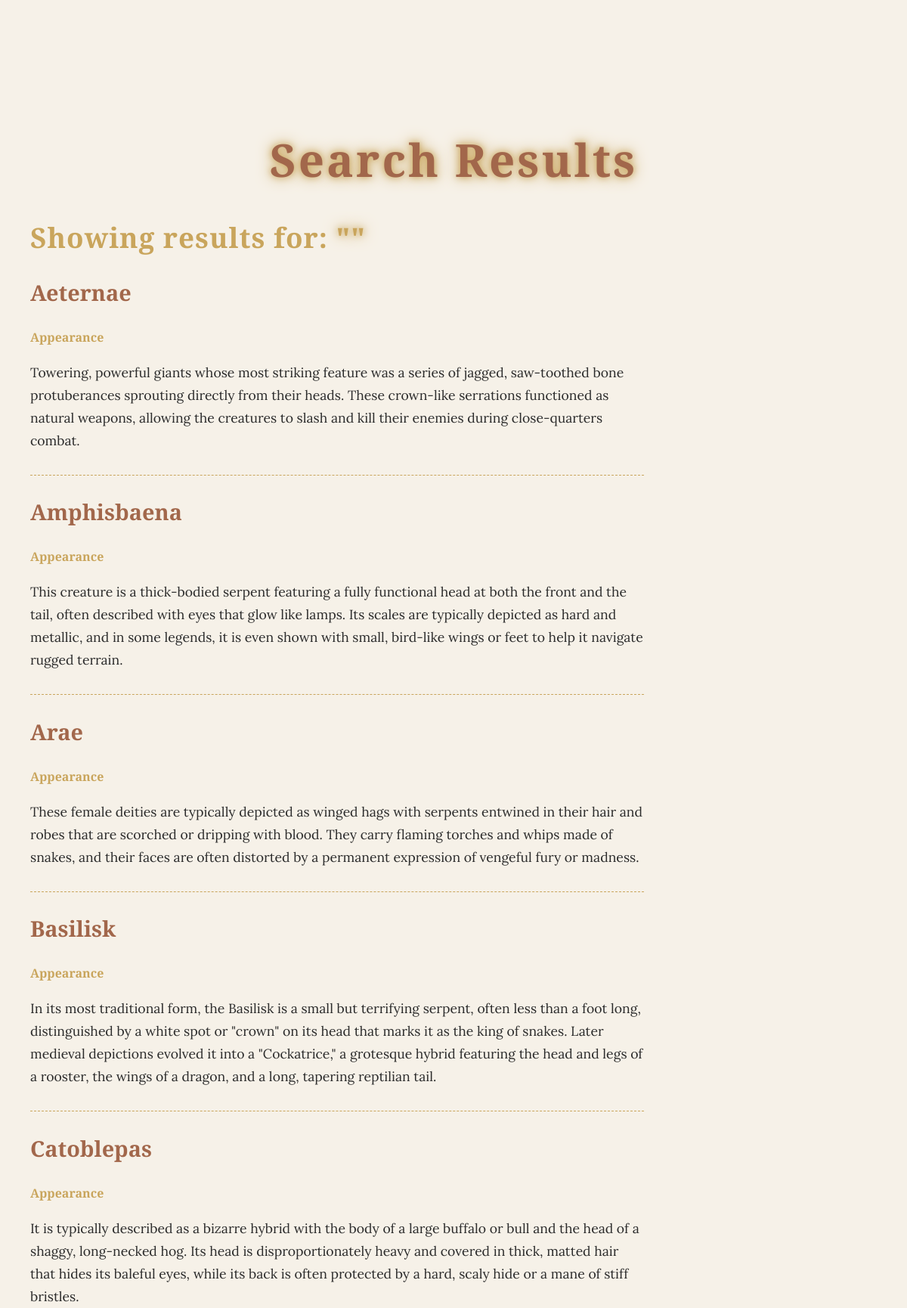
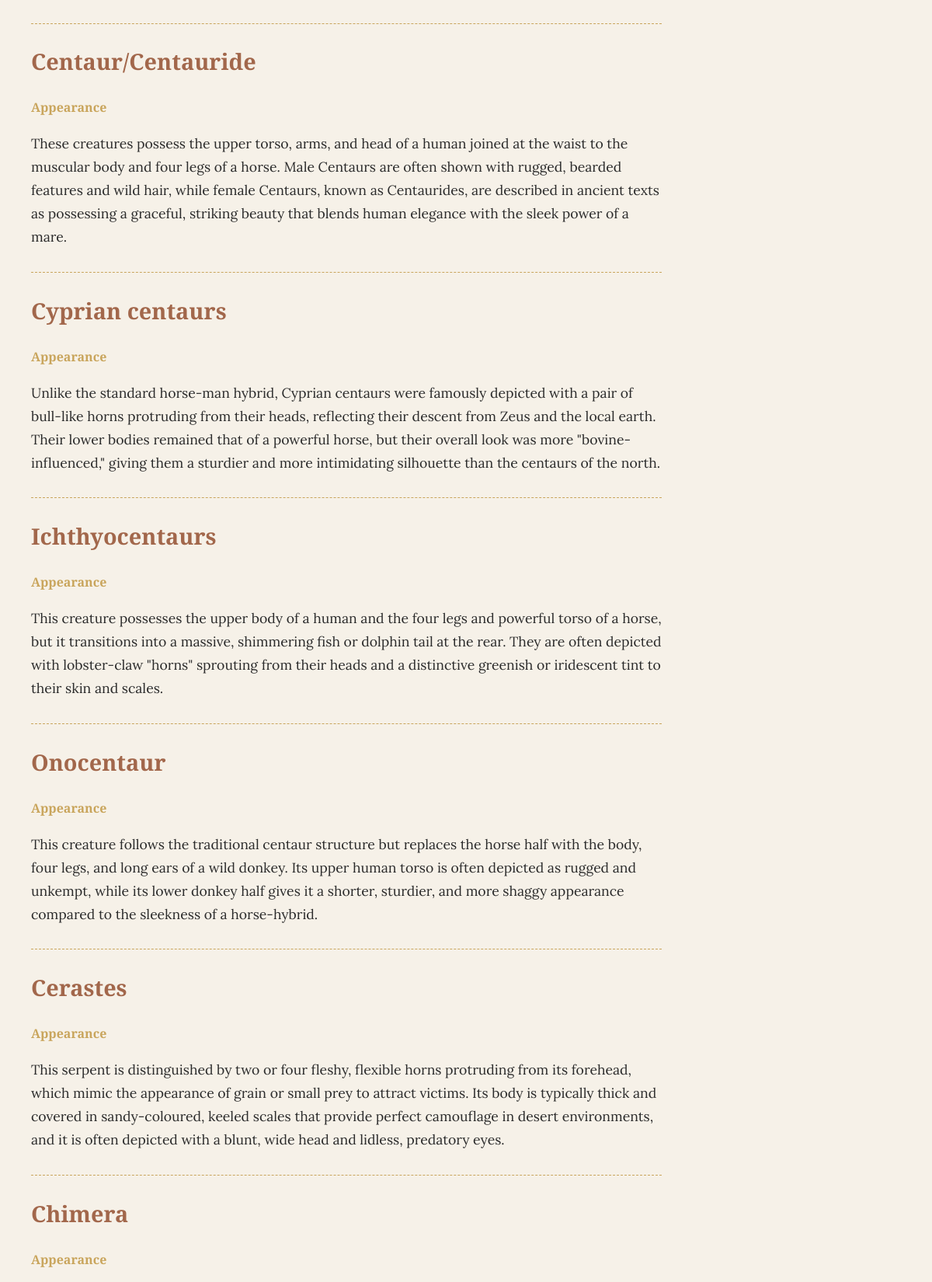
Screenshot of /search (upper part) with the database file from the repository (2 pictures, top to bottom).
### tables this page shows
CREATE TABLE "Mythical Creatures" ("Myth ID" INTEGER, "Mythical Creature Name" TEXT, Appearance TEXT, Behaviour TEXT, "Danger Rating" TEXT, Intelligence Integer, Habitat TEXT, "Country ID" INTEGER REFERENCES "Location Information" ("Country ID"), Images);

### app.py (the view)
@app.route("/search")
def search():
    query = request.args.get("query", "")
    conn = sqlite3.connect(DB_PATH)
    cursor = conn.cursor()
    cursor.execute(
        "SELECT * FROM `Mythical Creatures` WHERE `Mythical Creature Name` LIKE ?",
        (f"%{query}%",),
    )
    results = cursor.fetchall()
    conn.close()
    return render_template(
        "search_results.html",
        query=query,
        results=results
    )

### templates/search_results.html (shortened to what this page needs)
<!DOCTYPE html>
<html lang="en">
<head>
    <link rel="stylesheet" href="{{ url_for('static', filename='style.css') }}">
</head>
<body>
    <h1 class="main-title">Search Results</h1>
    <h2 class="creature-of-the-week">
        Showing results for: <span>"{{ query }}"</span>
    </h2>
    <div style="margin-left:40px; margin-top:30px;">
        {% if results %}
            {% for row in results %}
                <div class="result-card" style="margin-bottom:30px;">
                    <h3 style="color:#a2674b; font-size:1.8rem;">
                        {{ row[1] }}
                    </h3>
                    <h4 style="color:#c9a55c;">
                        Appearance
                    </h4>
                    <p class="creature-of-the-week-info" style="width:70%; margin-left:0;">
                        {{ row[2] }}
                    </p>
                </div>
                <hr style="border:0; border-top:1px dashed #c9a55c; width:70%; margin-left:0; margin-bottom:20px;">
            {% endfor %}
        {% else %}
            <p class="creature-of-the-week-info">
                No mythical creatures found matching your query.
            </p>
        {% endif %}
    </div>
</body>
</html>

### static/style.css (style rules this page uses)
body { margin: 0; padding-top: 70px; background-color: #f6f1e8; font-family: "Cinzel Decorative", "lora"; }
.main-title { text-align: center; font-size: 60px; color: #a2674b; margin-top: 100px; letter-spacing: 3px; text-shadow: 0 0 10px #c9a55c, 0 0 20px #c9a55c; }
.creature-of-the-week { font-family: "Cinzel Decorative", "lora"; font-size: 2.3rem; color: #c9a55c; line-height: 1.2; letter-spacing: 1px; width: 50%; margin-left: 40px; }
.creature-of-the-week span { color: #c9a55c; text-shadow: 0 0 10px #c9a55c, 0 0 20px #c9a55c; }
.creature-of-the-week-info { width: 50%; margin-left: 40px; font-size: 1.1rem; line-height: 1.7; color: #2B2B2B; font: "lora"; }

### rows the page displays
Mythical Creatures: Mythical Creature Name "Aeternae", Appearance "Towering, powerful giants whose most striking feature was a series of jagged, saw-toothed bone protuberances sprouting directly from their heads. These crown-like serrations functioned as natural weapons, allowing the creatures to slash and kill their enemies during close-quarters combat."
Mythical Creatures: Mythical Creature Name "Amphisbaena", Appearance "This creature is a thick-bodied serpent featuring a fully functional head at both the front and the tail, often described with eyes that glow like lamps. Its scales are typically depicted as hard and metallic, and in some legends, it is even shown with small, bird-like wings or feet to help it navigate rugged terrain."
Mythical Creatures: Mythical Creature Name "Arae", Appearance "These female deities are typically depicted as winged hags with serpents entwined in their hair and robes that are scorched or dripping with blood. They carry flaming torches and whips made of snakes, and their faces are often distorted by a permanent expression of vengeful fury or madness."
Mythical Creatures: Mythical Creature Name "Basilisk", Appearance "In its most traditional form, the Basilisk is a small but terrifying serpent, often less than a foot long, distinguished by a white spot or \"crown\" on its head that marks it as the king of snakes. Later medieval depictions evolved it into a \"Cockatrice,\" a grotesque hybrid featuring the head and legs of a rooster, the wings of a dragon, and a long, tapering reptilian tail."
Mythical Creatures: Mythical Creature Name "Catoblepas", Appearance "It is typically described as a bizarre hybrid with the body of a large buffalo or bull and the head of a shaggy, long-necked hog. Its head is disproportionately heavy and covered in thick, matted hair that hides its baleful eyes, while its back is often protected by a hard, scaly hide or a mane of stiff bristles."
Mythical Creatures: Mythical Creature Name "Centaur/Centauride", Appearance "These creatures possess the upper torso, arms, and head of a human joined at the waist to the muscular body and four legs of a horse. Male Centaurs are often shown with rugged, bearded features and wild hair, while female Centaurs, known as Centaurides, are described in ancient texts as possessing a graceful, striking beauty that blends human elegance with the sleek power of a mare."
Mythical Creatures: Mythical Creature Name "Cyprian centaurs", Appearance "Unlike the standard horse-man hybrid, Cyprian centaurs were famously depicted with a pair of bull-like horns protruding from their heads, reflecting their descent from Zeus and the local earth. Their lower bodies remained that of a powerful horse, but their overall look was more \"bovine-influenced,\" giving them a sturdier and more intimidating silhouette than the centaurs of the north."
Mythical Creatures: Mythical Creature Name "Ichthyocentaurs", Appearance "This creature possesses the upper body of a human and the four legs and powerful torso of a horse, but it transitions into a massive, shimmering fish or dolphin tail at the rear. They are often depicted with lobster-claw \"horns\" sprouting from their heads and a distinctive greenish or iridescent tint to their skin and scales."
Mythical Creatures: Mythical Creature Name "Onocentaur", Appearance "This creature follows the traditional centaur structure but replaces the horse half with the body, four legs, and long ears of a wild donkey. Its upper human torso is often depicted as rugged and unkempt, while its lower donkey half gives it a shorter, sturdier, and more shaggy appearance compared to the sleekness of a horse-hybrid."
Mythical Creatures: Mythical Creature Name "Cerastes", Appearance "This serpent is distinguished by two or four fleshy, flexible horns protruding from its forehead, which mimic the appearance of grain or small prey to attract victims. Its body is typically thick and covered in sandy-coloured, keeled scales that provide perfect camouflage in desert environments, and it is often depicted with a blunt, wide head and lidless, predatory eyes."
Mythical Creatures: Mythical Creature Name "Chimera"
